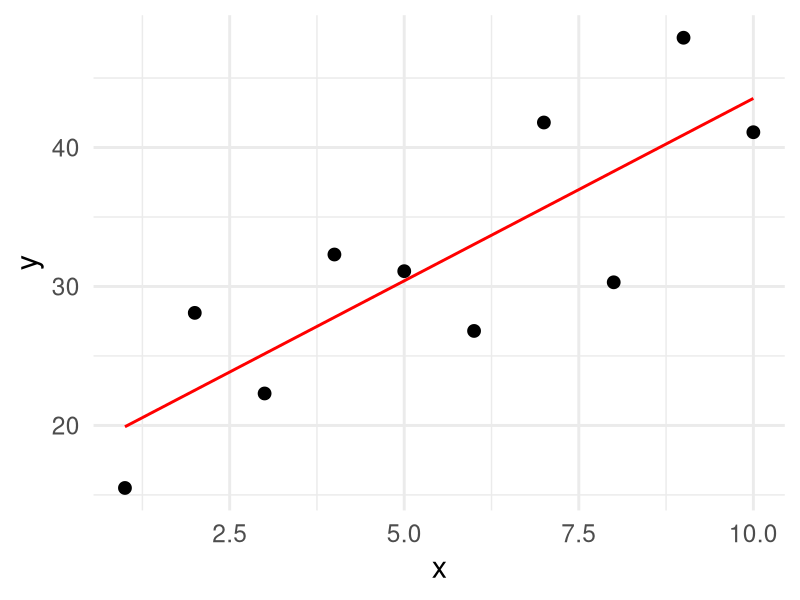
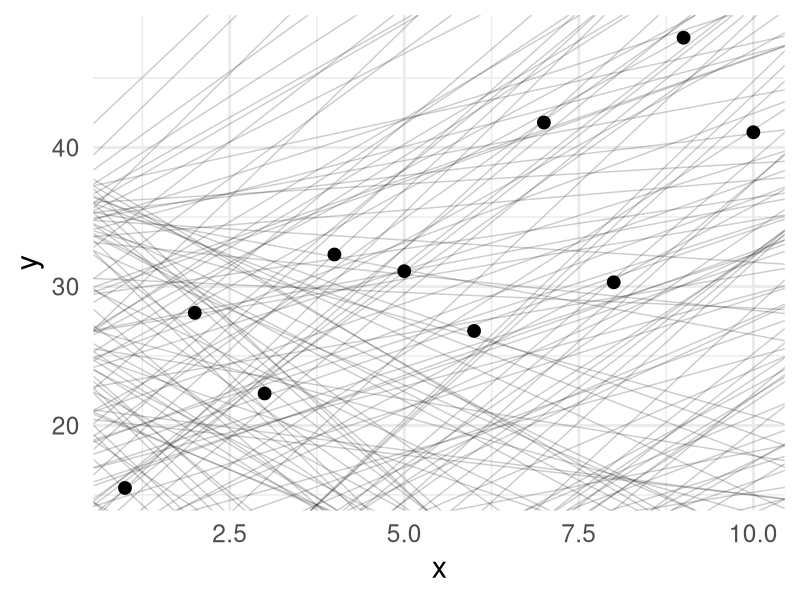
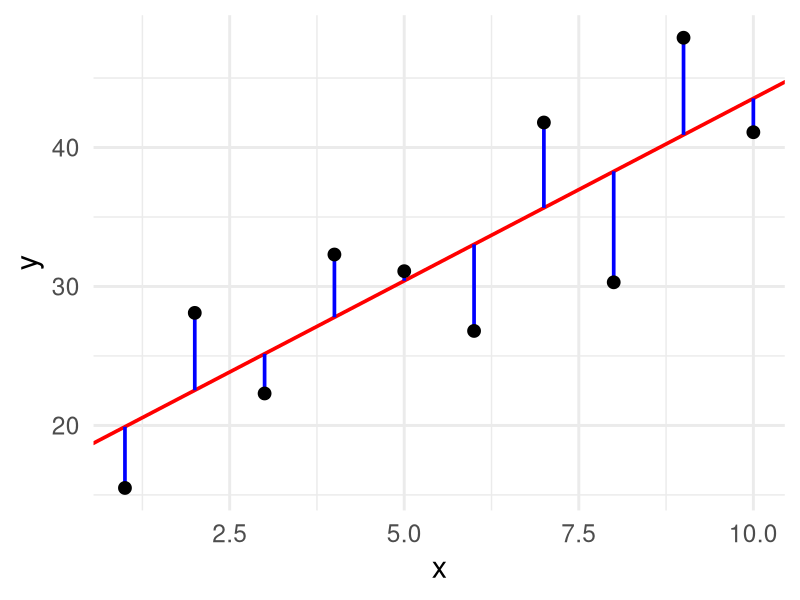
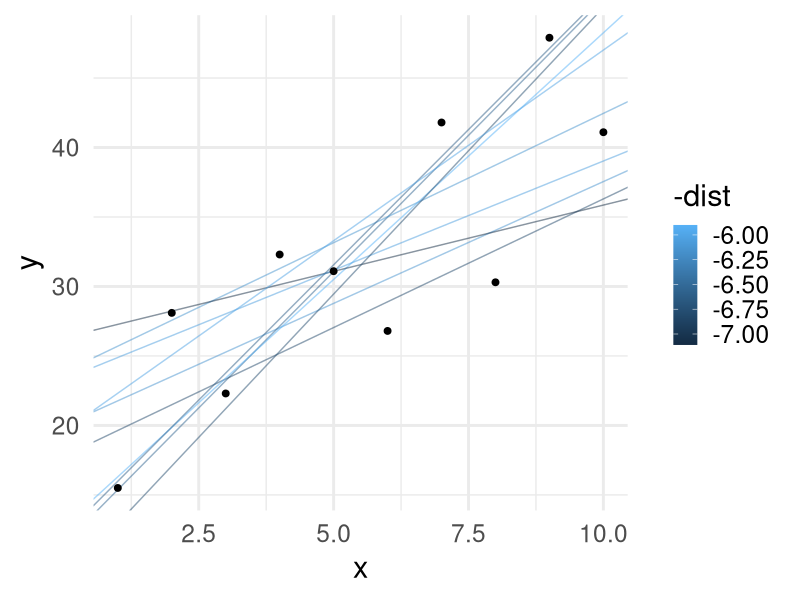
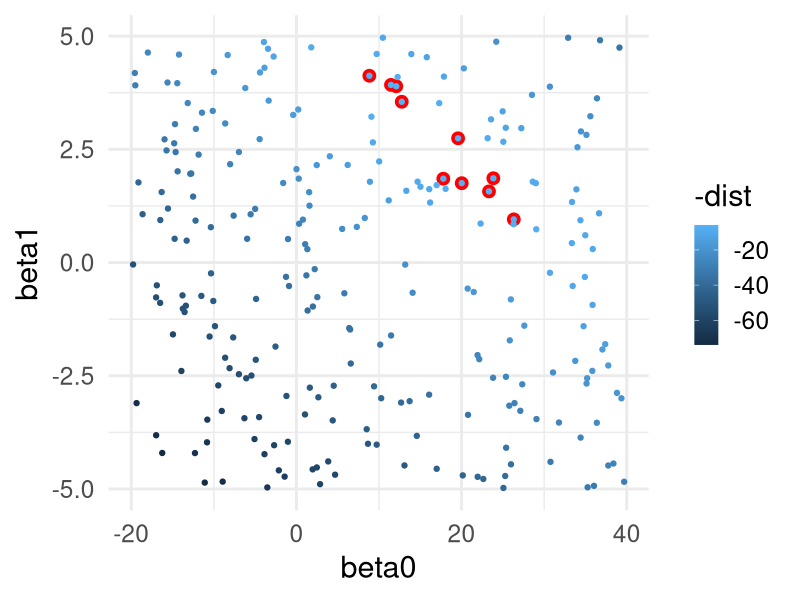
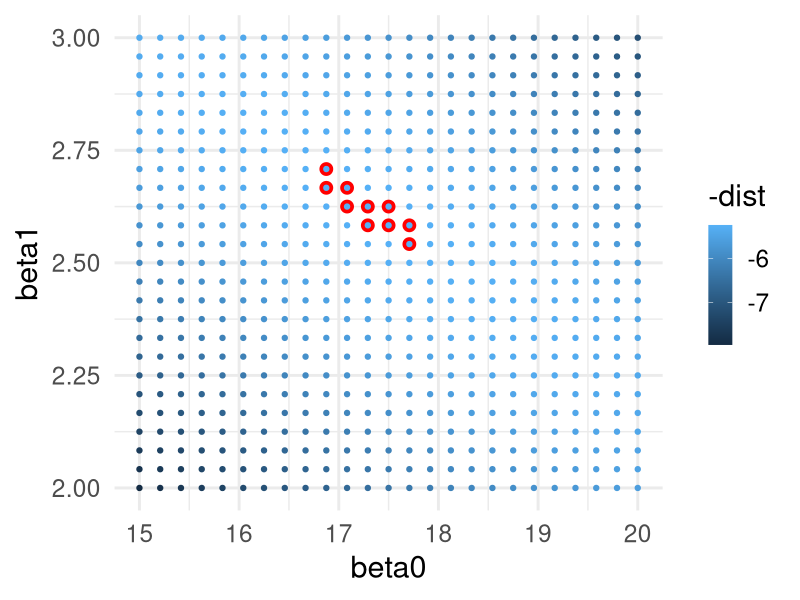
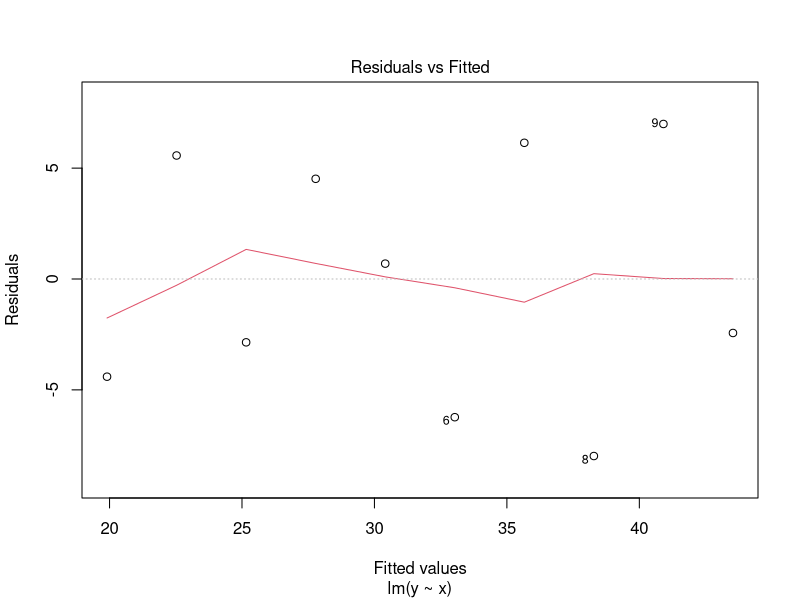
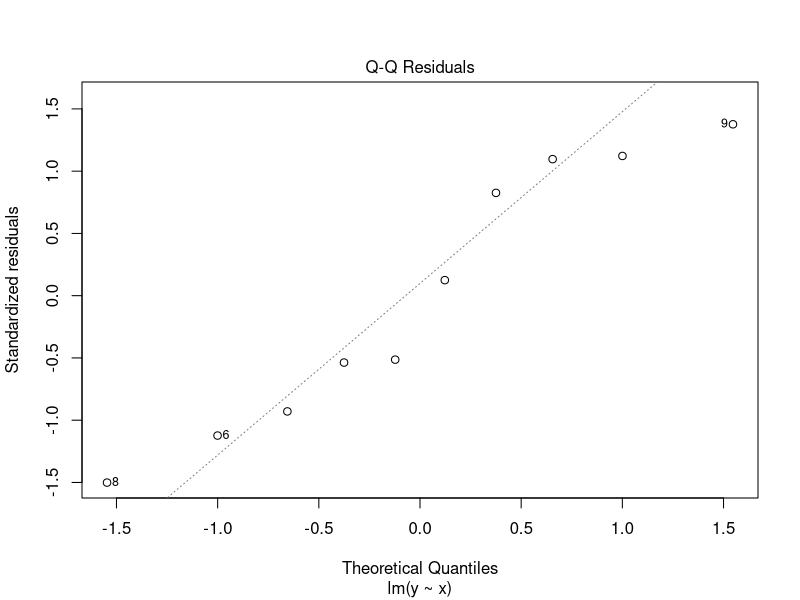

Write R code to recreate these figures, in order.
## ---- chunk 1
library( knitr )
library( reshape2 )
library( tidyverse )
library( kableExtra )
library( fontawesome )
knitr::opts_chunk$set( fig.retina = 3, 
                       warning = FALSE, 
                       message = FALSE,
                       fig.align="center")

theme_set( theme_minimal( base_size = 22) )
## ---- chunk 2
#| echo: false
df <- data.frame( x = 1:10,
                  y = c( 15.5, 28.1, 22.3, 32.3, 
                         31.1, 26.8, 41.8, 30.3, 
                         47.9, 41.1) )
ggplot( df, aes(x,y) ) + 
  stat_smooth( method="lm", 
               formula = y ~ x, 
               se=FALSE, 
               color="red", size=1) + 
  geom_point( size=4 ) 
## ---- chunk 3
models <- data.frame( beta0 = runif(250,-20,40),
                      beta1 = runif(250, -5, 5))
summary( models )
## ---- chunk 4
ggplot() + 
  geom_abline( aes(intercept = beta0, 
                   slope = beta1), 
               data = models,
               alpha = 0.2) + 
  geom_point( aes(x,y), 
              data=df, 
              size = 4 )
## ---- chunk 5
fit <- lm( y ~ x, data=df )
yhat <- data.frame( x = 1:10,
                    yhat = predict( fit ),
                    y= df$y )

ggplot( df ) + 
  geom_abline( aes( intercept = fit$coefficients[1],
                    slope = fit$coefficients[2]),
               color="red",
               size = 1.25 ) +
  geom_segment( aes(x=x, y = y, xend = x, yend = yhat), 
                data = yhat,
                color = "blue", size = 1.25) + 
  geom_point( aes(x,y), size=4 ) 
## ---- chunk 6
model_distance <- function( interscept, slope, X, Y ) {
  yhat <- interscept + slope * X
  diff <- Y - yhat
  return( sqrt( mean( diff ^ 2 ) ) )
}
## ---- chunk 7
models$dist <- NA
for( i in 1:nrow(models) ) {
  models$dist[i] <- model_distance( models$beta0[i],
                                    models$beta1[i],
                                    df$x,
                                    df$y )
}
head( models )
## ---- chunk 8
ggplot()  + 
  geom_abline( aes(intercept = beta0,
                   slope = beta1, 
                   color = -dist),
               data = filter( models, rank(dist) <= 10 ),
               alpha = 0.5) + 
  geom_point( aes(x,y),
              data=df, size=2) 
## ---- chunk 9
ggplot( models, aes(x = beta0, y = beta1, color = -dist)) + 
  geom_point( data = filter( models, rank(dist) <= 10), 
              color = "red",  size = 4) + 
  geom_point()
## ---- chunk 10
grid <- expand.grid( beta0 = seq(15, 
                                 20, 
                                 length = 25),
                     beta1 = seq(2, 
                                 3, 
                                 length = 25))
grid$dist <- NA
for( i in 1:nrow(grid) ) {
  grid$dist[i] <- model_distance( grid$beta0[i],
                                  grid$beta1[i],
                                  df$x,
                                  df$y )
}

ggplot( grid, aes(x = beta0, 
                  y = beta1,
                  color = -dist)) + 
  geom_point( data = filter( grid, 
                             rank(dist) <= 10), 
              color = "red",
              size = 4) +
  geom_point()
## ---- chunk 11
fit <- lm( y ~ x, data = df )
fit 
## ---- chunk 12
summary( fit )
## ---- chunk 13
names( fit )
## ---- chunk 14
names( summary( fit ) )
## ---- chunk 15
summary( fit )$fstatistic 
## ---- chunk 16
get_pval <- function( model ) {
  f <- summary( model )$fstatistic[1]
  df1 <- summary( model )$fstatistic[2]
  df2 <- summary( model )$fstatistic[3]
  p <- as.numeric( 1.0 - pf( f, df1, df2 ) )
  return( p  )
}

get_pval( fit )
## ---- chunk 17
plot( fit, which = 1 )
## ---- chunk 18
plot( fit, which = 2 )
## ---- chunk 19
plot( fit, which=5 )
## ---- chunk 20
anova( fit )
## ---- chunk 21
summary( fit )
## ---- chunk 22
c( `Regression R^2` = summary( fit )$r.squared,
   `Squared Correlation` = as.numeric( cor.test( df$x, df$y )$estimate^2 ) )
## ---- chunk 23
df$yhat <- predict( fit )
df %>% 
  ggplot( aes(x,yhat) ) + geom_line() + geom_point() +
  geom_point( aes(y=y), col="darkred", size=2)
## ---- chunk 24
df$residuals <- residuals( fit ) 
df %>%
  ggplot( aes(yhat, residuals) ) + 
  geom_point() + 
  geom_abline( slope=0,intercept=0, color="red")
## ---- chunk 25
airquality %>%
  select( -Month, -Day ) -> df.air
summary( df.air )
## ---- chunk 26
fit.solar <- lm( Ozone ~ Solar.R, data = df.air )
fit.temp <- lm( Ozone ~ Temp, data = df.air )
fit.wind <- lm( Ozone ~ Wind, data = df.air )
## ---- chunk 27
data.frame( Model = c( "Ozone ~ Solar",
                       "Ozone ~ Temp",
                       "Ozone ~ Wind"), 
            R2 = c( summary( fit.solar )$r.squared,
                    summary( fit.temp )$r.squared,
                    summary( fit.wind )$r.squared ), 
            P = c( get_pval( fit.solar), 
                   get_pval( fit.temp ),
                   get_pval( fit.wind ) ) ) -> df.models

df.models %>%
  mutate( P = format( P, scientific=TRUE, digits=3)) %>%
  kable( caption = "Model parameters predicting mean ozone in parts per billion mearsured in New York during the period of 1 May 1973 - 30 September 1973 as predicted by Temperature, Windspeed, and Solar Radiation.",
         digits = 3,
         align='l') %>%
  kable_classic_2()
## ---- chunk 28
fit.temp.wind <- lm( Ozone ~ Temp + Wind, data = df.air )
fit.temp.solar <- lm( Ozone ~ Temp + Solar.R, data = df.air )
fit.wind.solar <- lm( Ozone ~ Wind + Solar.R, data = df.air )
## ---- chunk 29
df.models <- rbind( df.models, 
                    data.frame( Model = c( "Ozone ~ Temp + Wind",
                                           "Ozone ~ Temp + Solar",
                                           "Ozone ~ Wind + Solar" ),
                                R2 = c( summary( fit.temp.wind )$r.squared,
                                        summary( fit.temp.solar )$r.squared,
                                        summary( fit.wind.solar )$r.squared ),
                                P = c( get_pval( fit.temp.wind),
                                       get_pval( fit.temp.solar),
                                       get_pval( fit.wind.solar) )
                                ))
df.models %>%
  mutate( P = format( P, scientific=TRUE, digits=3)) %>%
  kable( caption = "Model parameters predicting mean ozone in parts per billion mresured in New York during the period of 1 May 1973 - 30 September 1973.",
         digits = 3,
         align="l") %>%
  kable_classic_2()
## ---- chunk 30
fit.all <- lm( Ozone ~ Solar.R + Temp + Wind, data = df.air )
## ---- chunk 31
df.models <- rbind( df.models, 
                    data.frame( Model = c( "Ozone ~ Temp + Wind + Solar"),
                                R2 = c( summary( fit.all )$r.squared ),
                                P = c( get_pval( fit.all)  )
                                ))


df.models$P = cell_spec( format( df.models$P, 
                                 digits=3, 
                                 scientific=TRUE), 
                         color = ifelse( df.models$P == min(df.models$P), 
                                         "red",
                                         "black"))
df.models$R2 = cell_spec( format( df.models$R2, 
                                  digits=3, 
                                  scientific=TRUE), 
                          color = ifelse( df.models$R2 == max( df.models$R2), 
                                          "green",
                                          "black"))

df.models %>%
  mutate( P = format( P, digits=3, scientific = TRUE) ) %>% 
  kable( escape = FALSE) %>%
  kable_paper( "striped", full_width = FALSE )
## ---- chunk 32
random.models  <- list()
random.models[["Ozone ~ Temp"]] <- fit.temp
random.models[["Ozone ~ Wind"]] <- fit.wind
random.models[["Ozone ~ Solar"]] <- fit.solar
random.models[["Ozone ~ Temp + Wind"]] <- fit.temp.wind
random.models[["Ozone ~ Temp + Solar"]] <- fit.temp.solar
random.models[["Ozone ~ Wind + Solar"]] <- fit.wind.solar
random.models[[ "Ozone ~ Temp + Wind + Solar" ]] <- fit.all

df.tmp <- df.air

for( i in 1:8 ) {
  lbl <- paste("Ozone ~ Temp + Wind + Solar + ", i, " Random Variables", sep="")
  df.tmp[[lbl]] <- runif( nrow(df.tmp), min = -100, max = 100 )
  random.models[[lbl]] <- lm( Ozone ~ ., data = df.tmp ) 
}

data.frame( Models = names( random.models ),
            R2 = sapply( random.models, 
                          FUN = function( x ) return( summary( x )$r.squared), 
                          simplify = TRUE ),
            P = sapply( random.models, 
                        FUN = get_pval ) ) -> df.random
## ---- chunk 33
df.random %>%
  head( n = 7 ) %>%
  select( Models, R2 ) %>%
  kable( caption = "Original data in models.",
         digits=4,
         row.names = FALSE,
         align="l") %>%
  kable_paper("striped", full_width = FALSE )
## ---- chunk 34
df.random %>%
  tail( n = 8 ) %>%
  select( Models, R2 ) %>%
  kable( caption = "Original full model + X random variables",
         digits=4,
         row.names = FALSE,
         align='l') %>%
  kable_paper("striped", full_width = FALSE )
## ---- chunk 35
df.random$AIC <- sapply( random.models, 
                         FUN = AIC, 
                         simplify = TRUE )

df.random %>%
  mutate( deltaAIC = AIC - min(AIC) ) %>%
  select( -P ) %>%
  kable( escape = FALSE,
         row.names = FALSE, 
         digits = 3) %>%
  kable_paper( "striped", full_width = FALSE )
